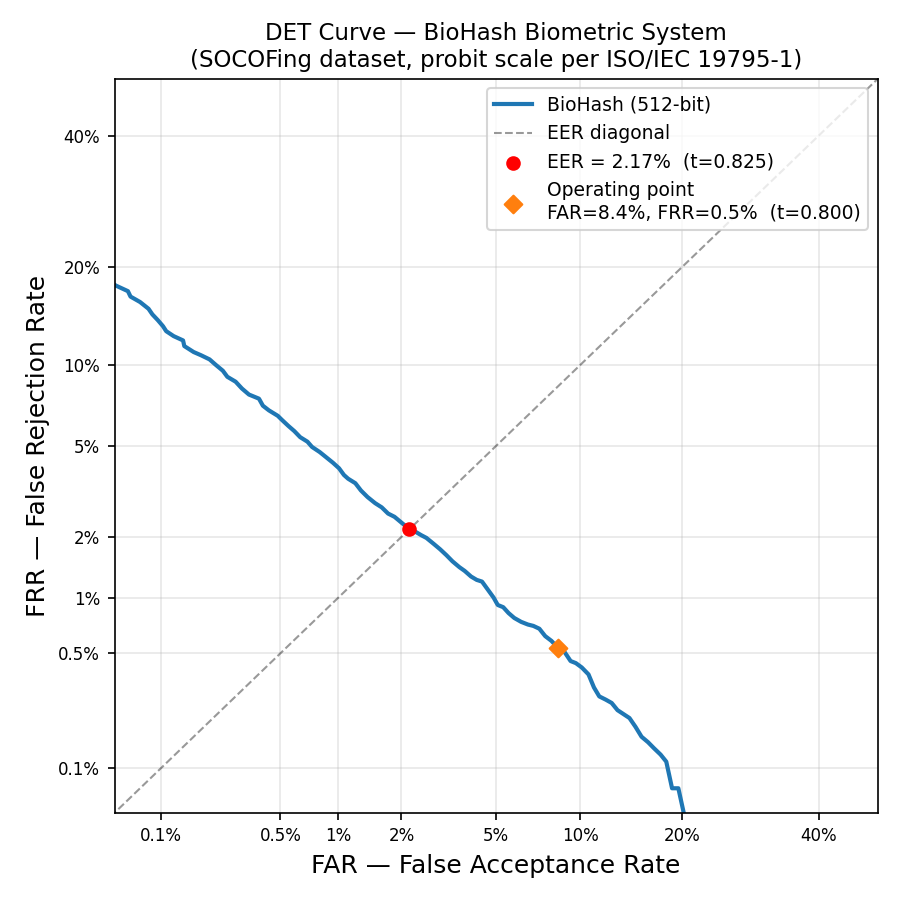

Source code (Python):
"""
fig9_det_curve.py
Detection Error Tradeoff (DET) curve — standard biometric evaluation plot.
X-axis: FAR (False Acceptance Rate)
Y-axis: FRR (False Rejection Rate)
Both axes in normal deviate scale (probit scale), per ISO/IEC 19795-1.

Output: test result/fig9_det_curve.png
"""
import numpy as np
import matplotlib
matplotlib.use("Agg")
import matplotlib.pyplot as plt
from scipy.stats import norm
from pathlib import Path

OUT_DIR = Path(__file__).parent
OUT_DIR.mkdir(parents=True, exist_ok=True)

# ── Score data ────────────────────────────────────────────────────────────────
thresholds = np.linspace(0.50, 1.00, 500)

rng = np.random.default_rng(42)
genuine_scores  = np.clip(rng.normal(0.9089, 0.0416, 8189),  0.7383, 0.9961)
impostor_scores = np.clip(rng.normal(0.7461, 0.0385, 40945), 0.5820, 0.8750)

far = np.array([np.mean(impostor_scores >= t) for t in thresholds])
frr = np.array([np.mean(genuine_scores  <  t) for t in thresholds])

# EER point
diff    = far - frr
eer_idx = np.argmin(np.abs(diff))
eer_val = (far[eer_idx] + frr[eer_idx]) / 2
eer_t   = thresholds[eer_idx]

# Operating point
op_idx = np.argmin(np.abs(thresholds - 0.800))
op_far = far[op_idx]
op_frr = frr[op_idx]

# ── DET (probit) plot ─────────────────────────────────────────────────────────
eps = 1e-4
far_p = np.clip(far, eps, 1 - eps)
frr_p = np.clip(frr, eps, 1 - eps)

ticks_pct = [0.1, 0.5, 1, 2, 5, 10, 20, 40]
tick_vals  = [v / 100 for v in ticks_pct]
tick_pos   = norm.ppf(tick_vals)
tick_lbl   = [f"{v}%" for v in ticks_pct]

fig, ax = plt.subplots(figsize=(6, 6))

ax.plot(norm.ppf(far_p), norm.ppf(frr_p), color="#1f77b4", lw=2, label="BioHash (512-bit)")

# EER diagonal
diag = np.linspace(norm.ppf(eps), norm.ppf(1 - eps), 200)
ax.plot(diag, diag, "k--", lw=1, alpha=0.4, label="EER diagonal")

# EER point
ax.scatter([norm.ppf(eer_val)], [norm.ppf(eer_val)], color="red", zorder=5,
           label=f"EER = {eer_val*100:.2f}%  (t={eer_t:.3f})")

# Operating point
ax.scatter([norm.ppf(op_far)], [norm.ppf(op_frr)], color="#ff7f0e",
           marker="D", zorder=5,
           label=f"Operating point\nFAR={op_far*100:.1f}%, FRR={op_frr*100:.1f}%  (t=0.800)")

ax.set_xticks(tick_pos); ax.set_xticklabels(tick_lbl, fontsize=8)
ax.set_yticks(tick_pos); ax.set_yticklabels(tick_lbl, fontsize=8)
ax.set_xlim(norm.ppf(0.0005), norm.ppf(0.50))
ax.set_ylim(norm.ppf(0.0005), norm.ppf(0.50))

ax.set_xlabel("FAR — False Acceptance Rate", fontsize=12)
ax.set_ylabel("FRR — False Rejection Rate",  fontsize=12)
ax.set_title("DET Curve — BioHash Biometric System\n"
             "(SOCOFing dataset, probit scale per ISO/IEC 19795-1)", fontsize=11)
ax.legend(fontsize=9, loc="upper right")
ax.grid(True, alpha=0.3)

plt.tight_layout()
out = OUT_DIR / "fig9_det_curve.png"
plt.savefig(out, dpi=150)
print(f"Saved {out}")
